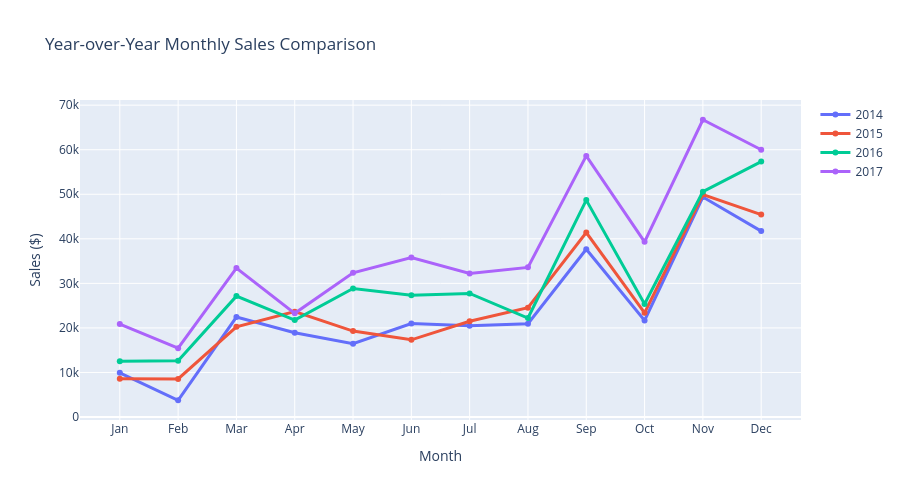

Notebook code cell kept with this figure:
### Code cell
# Year-over-Year comparison
df['Year'] = pd.to_datetime(df['Order Date']).dt.year
df['Month'] = pd.to_datetime(df['Order Date']).dt.month

yoy_comparison = df.groupby(['Year', 'Month'])['Sales'].sum().reset_index()
yoy_pivot = yoy_comparison.pivot(index='Month', columns='Year', values='Sales')

fig = go.Figure()

for year in yoy_pivot.columns:
    fig.add_trace(go.Scatter(
        x=yoy_pivot.index,
        y=yoy_pivot[year],
        mode='lines+markers',
        name=str(year),
        line=dict(width=3)
    ))

fig.update_layout(
    title='Year-over-Year Monthly Sales Comparison',
    xaxis_title='Month',
    yaxis_title='Sales ($)',
    height=500,
    hovermode='x unified'
)

fig.update_xaxes(tickmode='array',
                  tickvals=list(range(1, 13)),
                  ticktext=['Jan', 'Feb', 'Mar', 'Apr', 'May', 'Jun',
                           'Jul', 'Aug', 'Sep', 'Oct', 'Nov', 'Dec'])

fig.show()

### Figure 1 — Plotly figure (JSON) as saved in the notebook; plotly's stock layout.template omitted (floating-point values rounded to 4 significant figures)
{"data": [{"line": {"width": 3}, "mode": "lines+markers", "name": "2014", "type": "scatter", "x": [1, 2, 3, 4, 5, 6, 7, 8, 9, 10, 11, 12], "y": [9929.0, 3763.0, 22430.0, 18910.0, 16440.0, 20990.0, 20500.0, 20940.0, 37660.0, 21680.0, 49380.0, 41730.0]}, {"line": {"width": 3}, "mode": "lines+markers", "name": "2015", "type": "scatter", "x": [1, 2, 3, 4, 5, 6, 7, 8, 9, 10, 11, 12], "y": [8588.0, 8556.0, 20250.0, 23650.0, 19290.0, 17330.0, 21500.0, 24530.0, 41390.0, 23380.0, 49940.0, 45430.0]}, {"line": {"width": 3}, "mode": "lines+markers", "name": "2016", "type": "scatter", "x": [1, 2, 3, 4, 5, 6, 7, 8, 9, 10, 11, 12], "y": [12500.0, 12640.0, 27140.0, 21760.0, 28840.0, 27340.0, 27740.0, 22220.0, 48690.0, 25360.0, 50580.0, 57330.0]}, {"line": {"width": 3}, "mode": "lines+markers", "name": "2017", "type": "scatter", "x": [1, 2, 3, 4, 5, 6, 7, 8, 9, 10, 11, 12], "y": [20850.0, 15460.0, 33440.0, 23270.0, 32360.0, 35820.0, 32200.0, 33590.0, 58620.0, 39330.0, 66730.0, 59980.0]}], "layout": {"height": 500, "hovermode": "x unified", "title": {"text": "Year-over-Year Monthly Sales Comparison"}, "xaxis": {"tickmode": "array", "ticktext": ["Jan", "Feb", "Mar", "Apr", "May", "Jun", "Jul", "Aug", "Sep", "Oct", "Nov", "Dec"], "tickvals": [1, 2, 3, 4, 5, 6, 7, 8, 9, 10, 11, 12], "title": {"text": "Month"}}, "yaxis": {"title": {"text": "Sales ($)"}}}}
